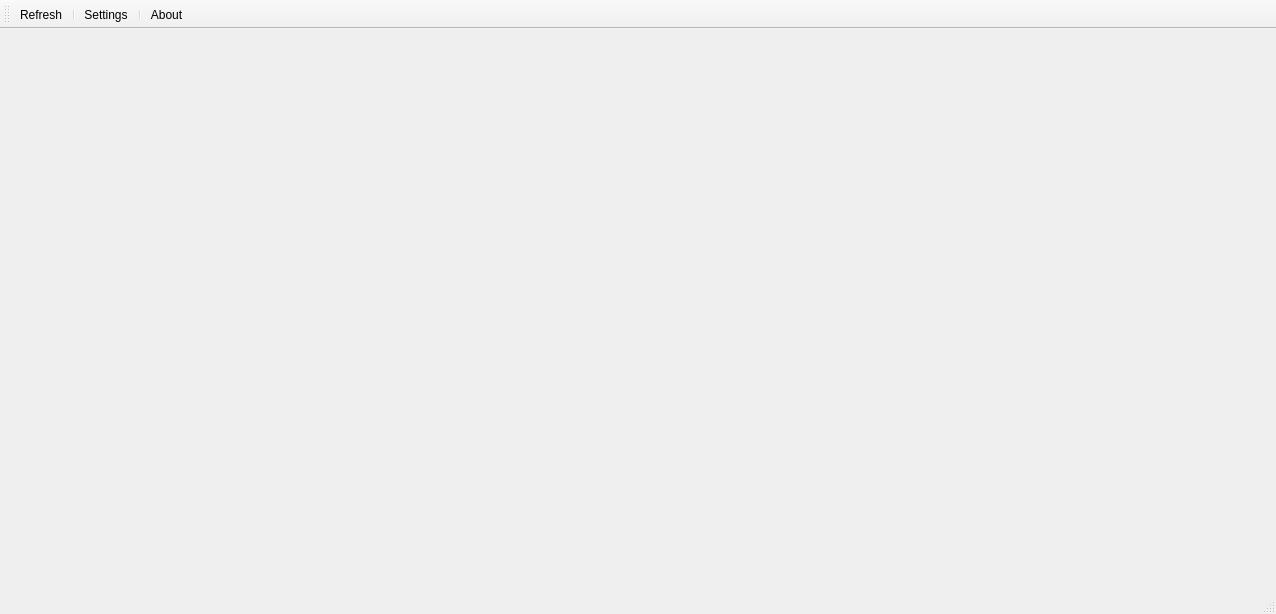
<?xml version="1.0" encoding="UTF-8"?>
<ui version="4.0">
 <class>MainWindow</class>
 <widget class="QMainWindow" name="MainWindow">
  <property name="geometry">
   <rect>
    <x>0</x>
    <y>0</y>
    <width>1276</width>
    <height>614</height>
   </rect>
  </property>
  <property name="windowTitle">
   <string>MainWindow</string>
  </property>
  <widget class="QWidget" name="centralwidget"/>
  <widget class="QMenuBar" name="menubar">
   <property name="geometry">
    <rect>
     <x>0</x>
     <y>0</y>
     <width>1276</width>
     <height>21</height>
    </rect>
   </property>
  </widget>
  <widget class="QStatusBar" name="statusbar"/>
  <widget class="QToolBar" name="toolBar">
   <property name="windowTitle">
    <string>toolBar</string>
   </property>
   <attribute name="toolBarArea">
    <enum>TopToolBarArea</enum>
   </attribute>
   <attribute name="toolBarBreak">
    <bool>false</bool>
   </attribute>
   <addaction name="actionRefresh"/>
   <addaction name="separator"/>
   <addaction name="actionSettings"/>
   <addaction name="separator"/>
   <addaction name="actionAbout"/>
  </widget>
  <action name="actionSettings">
   <property name="icon">
    <iconset resource="res.qrc">
     <normaloff>:/new/Default/icons/Settings.png</normaloff>:/new/Default/icons/Settings.png</iconset>
   </property>
   <property name="text">
    <string>Settings</string>
   </property>
  </action>
  <action name="actionRefresh">
   <property name="icon">
    <iconset resource="res.qrc">
     <normaloff>:/new/Default/icons/Refresh.png</normaloff>:/new/Default/icons/Refresh.png</iconset>
   </property>
   <property name="text">
    <string>Refresh</string>
   </property>
  </action>
  <action name="actionAbout">
   <property name="icon">
    <iconset resource="res.qrc">
     <normaloff>:/new/Default/icons/Information.png</normaloff>:/new/Default/icons/Information.png</iconset>
   </property>
   <property name="text">
    <string>About</string>
   </property>
  </action>
 </widget>
 <resources>
  <include location="res.qrc"/>
 </resources>
 <connections/>
</ui>
